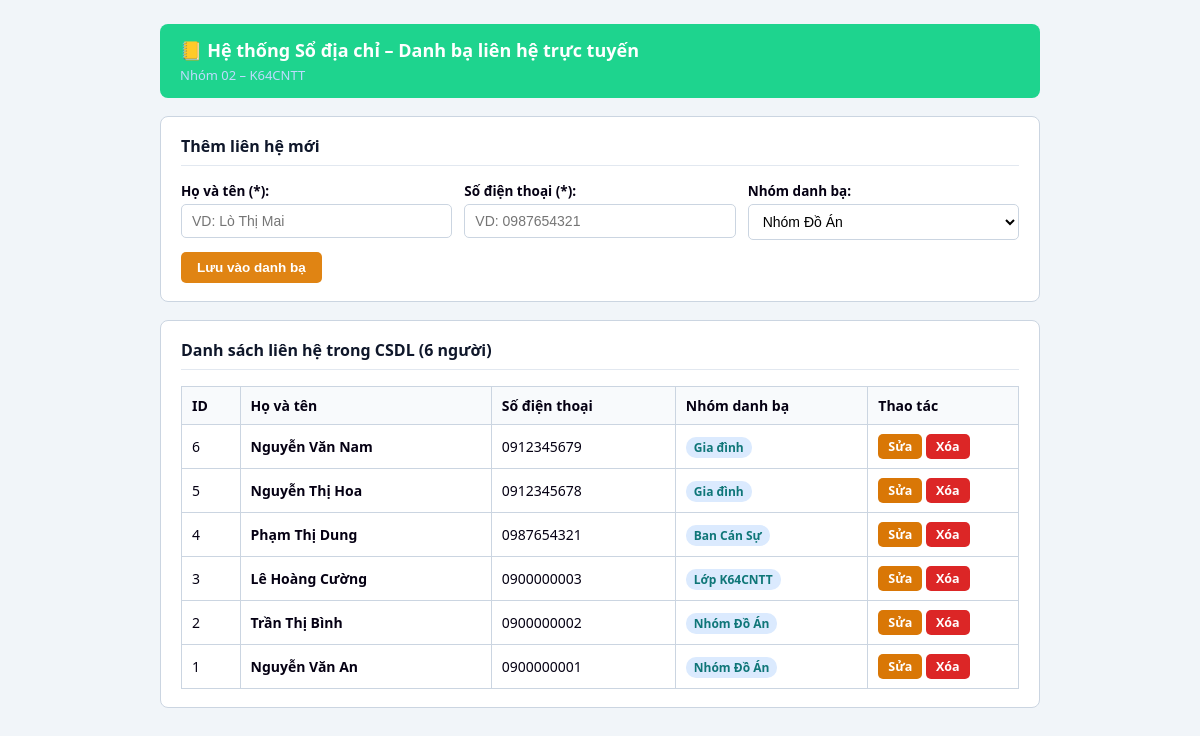
Page /BaiTapNhom05/index.php on the committed database.
### tables this page shows
CREATE TABLE `lien_he` (
  `id` INT AUTO_INCREMENT PRIMARY KEY,
  `id_nguoi_dung` INT NOT NULL,
  `id_nhom` INT NULL COMMENT 'NULL = chưa phân nhóm',
  `ho_ten` VARCHAR(100) NOT NULL,
  `gioi_tinh` ENUM('Nam','Nữ','Khác') NOT NULL DEFAULT 'Khác',
  `ngay_sinh` DATE NULL,
  `so_dien_thoai` VARCHAR(15) NOT NULL,
  `email` VARCHAR(100) NULL,
  `don_vi` VARCHAR(100) NULL COMMENT 'Lớp / cơ quan / công ty',
  `dia_chi` VARCHAR(255) NULL,
  `ghi_chu` TEXT NULL,
  `yeu_thich` TINYINT(1) NOT NULL DEFAULT 0 COMMENT '1: Yêu thích, 0: Bình thường',
  `ngay_tao` TIMESTAMP DEFAULT CURRENT_TIMESTAMP,
  KEY `idx_ten` (`ho_ten`),
  KEY `idx_sdt` (`so_dien_thoai`),
  CONSTRAINT `fk_lh_nd` FOREIGN KEY (`id_nguoi_dung`)
    REFERENCES `nguoi_dung`(`id`) ON DELETE CASCADE,
  CONSTRAINT `fk_lh_nhom` FOREIGN KEY (`id_nhom`)
    REFERENCES `nhom_lien_he`(`id`) ON DELETE RESTRICT
);

CREATE TABLE `nhom_lien_he` (
  `id` INT AUTO_INCREMENT PRIMARY KEY,
  `id_nguoi_dung` INT NOT NULL,
  `ten_nhom` VARCHAR(60) NOT NULL,
  `mo_ta` VARCHAR(255) NULL,
  UNIQUE KEY `uq_nhom` (`id_nguoi_dung`, `ten_nhom`),
  CONSTRAINT `fk_nhom_nd` FOREIGN KEY (`id_nguoi_dung`)
    REFERENCES `nguoi_dung`(`id`) ON DELETE CASCADE
);

### BaiTapNhom05/index.php (the view, shortened to what this page needs)
<?php
require_once 'db.php';
$id_sua = 0;
$ho_ten = '';
$so_dien_thoai = '';
$id_nhom = 1;
$ds_nhom = $pdo->query("SELECT id, ten_nhom FROM nhom_lien_he ORDER BY id ASC")->fetchAll();
$sql_ds = "SELECT lh.id, lh.ho_ten, lh.so_dien_thoai, nh.ten_nhom
           FROM lien_he lh
           INNER JOIN nhom_lien_he nh ON lh.id_nhom = nh.id
           ORDER BY lh.id DESC";
$ds_lien_he = $pdo->query($sql_ds)->fetchAll();
?>
<!DOCTYPE html>
<html lang="vi">
<head>
    <link rel="stylesheet" href="style.css">
</head>
<body>
    <div class="container">
        <div class="header">
            <h2>📒 Hệ thống Sổ địa chỉ – Danh bạ liên hệ trực tuyến</h2>
            <p> Nhóm 02 – K64CNTT</p>
        </div>
        <div class="card <?= $id_sua > 0 ? 'editing' : '' ?>">
            <h3><?= $id_sua > 0 ? "Chỉnh sửa thông tin liên hệ (ID: $id_sua)" : "Thêm liên hệ mới" ?></h3>
            <form method="POST" action="index.php">
                <div class="grid-3">
                    <div>
                        <label for="ho_ten">Họ và tên (*):</label>
                        <input type="text" id="ho_ten" name="ho_ten" value="<?= htmlspecialchars($ho_ten, ENT_QUOTES, 'UTF-8') ?>" placeholder="VD: Lò Thị Mai">
                    </div>
                    <div>
                        <label for="so_dien_thoai">Số điện thoại (*):</label>
                        <input type="text" id="so_dien_thoai" name="so_dien_thoai" value="<?= htmlspecialchars($so_dien_thoai, ENT_QUOTES, 'UTF-8') ?>" placeholder="VD: 0987654321">
                    </div>
                    <div>
                        <label for="id_nhom">Nhóm danh bạ:</label>
                        <select id="id_nhom" name="id_nhom">
                            <?php foreach ($ds_nhom as $nhom): ?>
                                <option value="<?= (int)$nhom['id'] ?>" <?= ($id_nhom == $nhom['id']) ? 'selected' : '' ?>>
                                    <?= htmlspecialchars($nhom['ten_nhom'], ENT_QUOTES, 'UTF-8') ?>
                                </option>
                            <?php endforeach; ?>
                        </select>
                    </div>
                </div>
                <?php if ($id_sua > 0): ?>
                    <button type="submit" class="btn btn-warn">Cập nhật thông tin</button>
                    <a href="index.php" class="btn btn-sec">Hủy sửa</a>
                <?php else: ?>
                    <button type="submit" class="btn">Lưu vào danh bạ</button>
                <?php endif; ?>
            </form>
        </div>
        <div class="card">
            <h3>Danh sách liên hệ trong CSDL (<?= count($ds_lien_he) ?> người)</h3>
            <table>
                <thead>
                    <tr>
                        <th style="width: 7%;">ID</th>
                        <th style="width: 30%;">Họ và tên</th>
                        <th style="width: 22%;">Số điện thoại</th>
                        <th style="width: 23%;">Nhóm danh bạ</th>
                        <th style="width: 18%;">Thao tác</th>
                    </tr>
                </thead>
                <tbody>
                    <?php if (count($ds_lien_he) === 0): ?>
                        <tr>
                            <td colspan="5" style="text-align:center; color:#64748b; padding:16px;">
                                Chưa có dữ liệu liên hệ nào trong danh bạ.
                            </td>
                        </tr>
                    <?php else: ?>
                        <?php foreach ($ds_lien_he as $item): ?>
                        <tr>
                            <td><?= (int)$item['id'] ?></td>
                            <td><b><?= htmlspecialchars($item['ho_ten'], ENT_QUOTES, 'UTF-8') ?></b></td>
                            <td><?= htmlspecialchars($item['so_dien_thoai'], ENT_QUOTES, 'UTF-8') ?></td>
                            <td><span class="badge"><?= htmlspecialchars($item['ten_nhom'], ENT_QUOTES, 'UTF-8') ?></span></td>
                            <td>
                                <a href="index.php?edit=<?= (int)$item['id'] ?>" class="btn btn-warn btn-sm">Sửa</a>
                                <a href="index.php?delete=<?= (int)$item['id'] ?>" class="btn btn-del btn-sm" onclick="return confirm('Bạn có chắc muốn xóa liên hệ này không?');">Xóa</a>
                            </td>
                        </tr>
                        <?php endforeach; ?>
                    <?php endif; ?>
                </tbody>
            </table>
        </div>
    </div>
</body>
</html>

### BaiTapNhom05/style.css (style rules this page uses)
* { box-sizing: border-box; }
body { font-family: 'Segoe UI', Arial, sans-serif; background: #f1f5f9; color: #050013; margin: 0; padding: 24px; }
.container { max-width: 880px; margin: auto; }
.header { background: #1ed48e; color: #fff; padding: 14px 20px; border-radius: 8px; margin-bottom: 18px; }
.header h2 { margin: 0; font-size: 18px; }
.header p { margin: 4px 0 0; font-size: 13px; color: #bfdbfe; }
.card { background: #fff; border: 1px solid #cbd5e1; border-radius: 8px; padding: 18px 20px; margin-bottom: 18px; }
.card h3 { margin-top: 0; padding-bottom: 8px; border-bottom: 1px solid #e2e8f0; font-size: 16px; color: #0f172a; }
.grid-3 { display: grid; grid-template-columns: 1fr 1fr 1fr; gap: 12px; }
label { display: block; font-weight: 600; font-size: 13.5px; margin-bottom: 4px; }
input[type="text"], select { width: 100%; padding: 8px 10px; border: 1px solid #cbd5e1; border-radius: 5px; font-size: 14px; background: #fff; }
.btn { display: inline-block; margin-top: 12px; padding: 8px 16px; background: #e08413; color: #fff; border: none; border-radius: 5px; font-weight: 600; cursor: pointer; text-decoration: none; font-size: 13.5px; }
.btn-warn { background: #d97706; }
.btn-sm { margin-top: 0; padding: 4px 10px; font-size: 12.5px; }
.btn-del { background: #dc2626; }
table { width: 100%; border-collapse: collapse; font-size: 14px; }
th, td { border: 1px solid #cbd5e1; padding: 9px 10px; text-align: left; }
th { background: #f8fafc; }
.badge { background: #dbeafe; color: #0f7678; padding: 2px 8px; border-radius: 10px; font-size: 12px; font-weight: 600; }

### rows in the picture
lien_he: id "6", ho_ten "Nguyễn Văn Nam", so_dien_thoai "0912345679", id_nhom.ten_nhom "Gia đình"
lien_he: id "5", ho_ten "Nguyễn Thị Hoa", so_dien_thoai "0912345678", id_nhom.ten_nhom "Gia đình"
lien_he: id "4", ho_ten "Phạm Thị Dung", so_dien_thoai "0987654321", id_nhom.ten_nhom "Ban Cán Sự"
lien_he: id "3", ho_ten "Lê Hoàng Cường", so_dien_thoai "0900000003", id_nhom.ten_nhom "Lớp K64CNTT"
lien_he: id "2", ho_ten "Trần Thị Bình", so_dien_thoai "0900000002", id_nhom.ten_nhom "Nhóm Đồ Án"
lien_he: id "1", ho_ten "Nguyễn Văn An", so_dien_thoai "0900000001", id_nhom.ten_nhom "Nhóm Đồ Án"

### other values in the picture
count($ds_lien_he) "6"
form field id_nhom "Nhóm Đồ Án"
